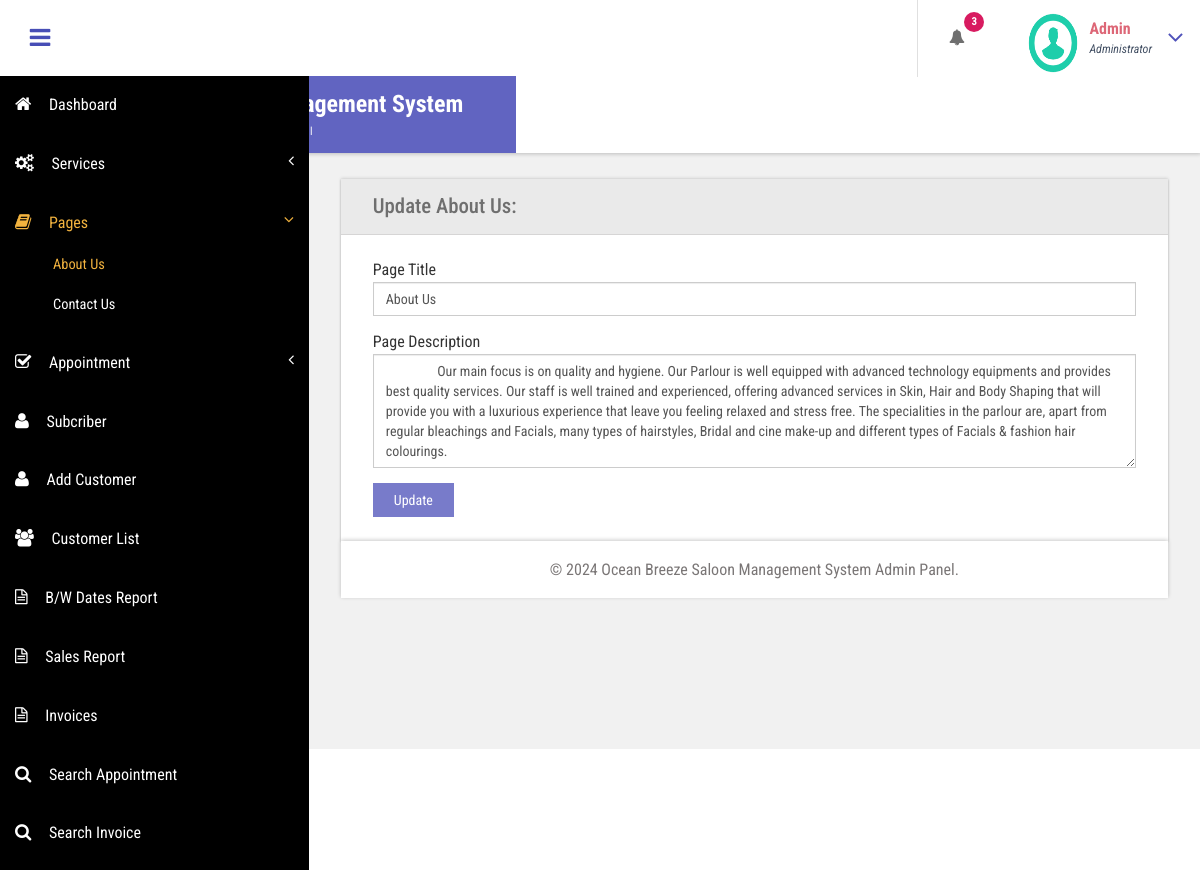
Screenshot of /admin/about-us.php (signed in) with the database file from the repository.
### tables this page shows
CREATE TABLE `tblpage` (
  `ID` int(10) NOT NULL,
  `PageType` varchar(200) DEFAULT NULL,
  `PageTitle` mediumtext DEFAULT NULL,
  `PageDescription` mediumtext DEFAULT NULL,
  `Email` varchar(200) DEFAULT NULL,
  `MobileNumber` bigint(10) DEFAULT NULL,
  `UpdationDate` date DEFAULT NULL,
  `Timing` varchar(200) NOT NULL
);

### admin/about-us.php (the view, shortened to what this page needs)
<?php
include('includes/dbconnection.php');
if (strlen($_SESSION['bpmsaid']==0)) {
  header('location:logout.php');
  } else{
  ?>
<!DOCTYPE HTML>
<html>
<head>
<link href="css/bootstrap.css" rel='stylesheet' type='text/css' />
<link href="css/style.css" rel='stylesheet' type='text/css' />
<link href="css/font-awesome.css" rel="stylesheet">
<link href="css/animate.css" rel="stylesheet" type="text/css" media="all">
<link href="css/custom.css" rel="stylesheet">
</head>
<body class="cbp-spmenu-push">
	<div class="main-content">
		 <?php include_once('includes/sidebar.php');?>
	 <?php include_once('includes/header.php');?>
		<div id="page-wrapper">
			<div class="main-page">
				<div class="forms">
					<h3 class="title1">Update About Us</h3>
					<div class="form-grids row widget-shadow" data-example-id="basic-forms">
						<div class="form-title">
							<h4>Update About Us:</h4>
						</div>
						<div class="form-body">
							<form method="post">
  <?php
$ret=mysqli_query($con,"select * from  tblpage where PageType='aboutus'");
while ($row=mysqli_fetch_array($ret)) {
?>
							 <div class="form-group"> <label for="exampleInputEmail1">Page Title</label> <input type="text" class="form-control" name="pagetitle" id="pagetitle" value="<?php  echo $row['PageTitle'];?>" required="true"> </div> <div class="form-group"> <label for="exampleInputPassword1">Page Description</label> <textarea name="pagedes" id="pagedes" rows="5" class="form-control">
        <?php  echo $row['PageDescription'];?></textarea> </div>
							 <?php } ?>
							  <button type="submit" name="submit" class="btn btn-default">Update</button> </form>
						</div>
					</div>
			</div>
		</div>
		 <?php include_once('includes/footer.php');?>
	</div>
</body>
</html>
<?php } ?>

### admin/includes/header.php (shortened to what this page needs)
<div class="sticky-header header-section ">
      <div class="header-left">
        <button id="showLeftPush"><i class="fa fa-bars"></i></button>
        <div class="logo">
          <a href="index.html">
            <h1>Ocean Breeze Saloon Management System</h1>
            <span>AdminPanel</span>
          </a>
        </div>
      </div>
      <div class="header-right">
        <div class="profile_details_left">
          <ul class="nofitications-dropdown">
            <?php
$ret1=mysqli_query($con,"select ID,Name from  tblappointment where Status=''");
$num=mysqli_num_rows($ret1);
?>
            <li class="dropdown head-dpdn">
              <a href="#" class="dropdown-toggle" data-toggle="dropdown" aria-expanded="false"><i class="fa fa-bell"></i><span class="badge blue"><?php echo $num;?></span></a>
            </li>
          </ul>
          <div class="clearfix"> </div>
        </div>
        <div class="profile_details">
        <?php
$adid=$_SESSION['bpmsaid'];
$ret=mysqli_query($con,"select AdminName from tbladmin where ID='$adid'");
$row=mysqli_fetch_array($ret);
$name=$row['AdminName'];
?>
          <ul>
            <li class="dropdown profile_details_drop">
              <a href="#" class="dropdown-toggle" data-toggle="dropdown" aria-expanded="false">
                <div class="profile_img">
                  <span class="prfil-img"><img src="images/download (1).png" alt="" width="50" height="60"> </span>
                  <div class="user-name">
                    <p><?php echo $name; ?></p>
                    <span>Administrator</span>
                  </div>
                  <i class="fa fa-angle-down lnr"></i>
                  <div class="clearfix"></div>
                </div>
              </a>
            </li>
          </ul>
        </div>
      </div>
      <div class="clearfix"> </div>
    </div>

### admin/css/style.css (style rules this page uses)
h4, h5, h6, h1, h2, h3 { margin: 0; }
ul, ol { margin: 0; }
p { margin: 0; }
html, body { font-family: 'Roboto Condensed', sans-serif; font-size: 100%; overflow-x: hidden; background: #fff; }
body a { transition: 0.5s all ease; -webkit-transition: 0.5s all ease; -moz-transition: 0.5s all ease; -o-transition: 0.5s all ease; -ms-transition: 0.5s all ease; text-decoration:none; }
h1,h2,h3,h4,h5,h6 { margin:0; }
p { margin:0; }
ul,label { margin:0; padding:0; }
.main-content { position: relative; }
.sticky-header { position: fixed; top: 0; left:0px; width: 100%; z-index: 100; }
.header-section { background:#FFF; box-shadow: 1px 1px 4px rgba(0, 0, 0, 0.21); -webkit-box-shadow: 1px 1px 4px rgba(0, 0, 0, 0.21); -moz-box-shadow: 1px 1px 4px rgba(0, 0, 0, 0.21); -o-box-shadow: 1px 1px 4px rgba(0, 0, 0, 0.21); }
.header-section::after { clear: both; display: block; content: ''; }
.header-left { float: left; width: 45%; }
.header-right { float: right; }
button#showLeftPush { font-size: 1.5em; width: 80px; padding: 0.87em 0; text-align: center; cursor: pointer; float: left; color: #6F6F6F; -moz-transition: all 0.2s ease-out 0s; -webkit-transition: all 0.2s ease-out 0s; transition: all 0.2s ease-out 0s; border: none; background-color: #fff; outline:none; }
.cbp-spmenu-push { overflow-x: hidden; position: relative; }
.cbp-spmenu, .cbp-spmenu-push { -webkit-transition: all 0.3s ease; -moz-transition: all 0.3s ease; transition: all 0.3s ease; }
.cbp-spmenu-push div#page-wrapper { margin: 0 0 0 19.3em; transition:.5s all; -webkit-transition:.5s all; -moz-transition:.5s all; }
.fa { display: inline-block; font-family: FontAwesome; font-style: normal; font-weight: normal; line-height: 1; -webkit-font-smoothing: antialiased; -moz-osx-font-smoothing: grayscale; }
.logo { background: #6164C1; text-align: center; float: left; }
.logo a { padding: 0.9em 3.3em .7em; display: block; text-decoration: none; }
.logo a h1 { color: #fff; font-size: 1.5em; line-height: 1.2em; font-weight: 700; }
.logo a span { color: #F8F8F8; font-size: .7em; text-align: center; letter-spacing: 7px; }
.profile_details_left { float: left; }
li.dropdown.head-dpdn { display: inline-block; padding: 1.7em 0; border-left: 1px solid #E0E0E0; float: left; }
li.dropdown.head-dpdn a.dropdown-toggle { padding: 1.7em 2em; }
i.fa.fa-bell { color:#6F6F6F; }
.header-right span.badge { font-size: 11px; font-weight: bold; color: #FFF; background: #8BC34A; line-height: 15px; width: 20px; height: 20px; border-radius: 2em; -webkit-border-radius: 2em; -moz-border-radius: 2em; -o-border-radius: 2em; text-align: center; display: inline-block; position: absolute; top: 16%; padding: 2px 0 0; }
.header-right span.blue { background-color:#D81B60; }
.profile_details { float: right; }
.profile_details_drop a.dropdown-toggle { display:block; padding: 0.8em 3em 0 2em; }
.profile_img span.prfil-img { float:left; }
.user-name { float:left; margin-top:8px; margin-left:11px; height:35px; }
.profile_details ul li { list-style-type:none; position:relative; }
.profile_details li a i.fa.lnr { position: absolute; top: 34%; right: 8%; color: #4F52BA; font-size: 1.6em; }
.user-name p { font-size:1em; color:#DD6777; line-height:1em; font-weight:700; }
.user-name span { font-size: .75em; font-style: italic; color: #424f63; font-weight: normal; margin-top: .3em; }
.charts,.row { margin: 2em 0 0; }
.widget-shadow { background-color: #fff; box-shadow: 0 -1px 3px rgba(0,0,0,.12),0 1px 2px rgba(0,0,0,.24); -webkit-box-shadow: 0 -1px 3px rgba(0,0,0,.12),0 1px 2px rgba(0,0,0,.24); -moz-box-shadow: 0 -1px 3px rgba(0,0,0,.12),0 1px 2px rgba(0,0,0,.24); }
h3.title1 { font-size: 2em; color: #e94e02; margin-bottom: 0.8em; }
.forms h3.title1 { margin-bottom:0; }
.forms h4 { font-size: 1.3em; color: #6F6F6F; }
.form-title { padding: 1em 2em; background-color: #EAEAEA; border-bottom: 1px solid #D6D5D5; }
.form-body { padding: 1.5em 2em; }
.forms label { font-weight: 400; }
.form-control { border-radius: inherit; }
.forms button.btn.btn-default { background-color: rgba(97, 100, 193, 0.85); color: #fff; padding: .5em 1.5em; border: none; outline:none; border-radius: inherit; }

### admin/css/custom.css (style rules this page uses)
#page-wrapper { padding:7em 2em 2.5em; background-color: #F1F1F1; }

### rows the page displays
tblpage: pagetitle "About Us", pagedes "Our main focus is on quality and hygiene. Our Parlour is well equipped with advanced technology equipments and provides best quality services. Our staff is well trained and experienced, offering advanced services in Skin, Hair and Body Shaping that will provide you with a luxurious experience that leave you feeling relaxed and stress free. The specialities in the parlour are, apart from regular bleachings and Facials, many types of hairstyles, Bridal and cine make-up and different types of Facials & fashion hair colourings."

### other values shown
$num "3"
$name "Admin"
